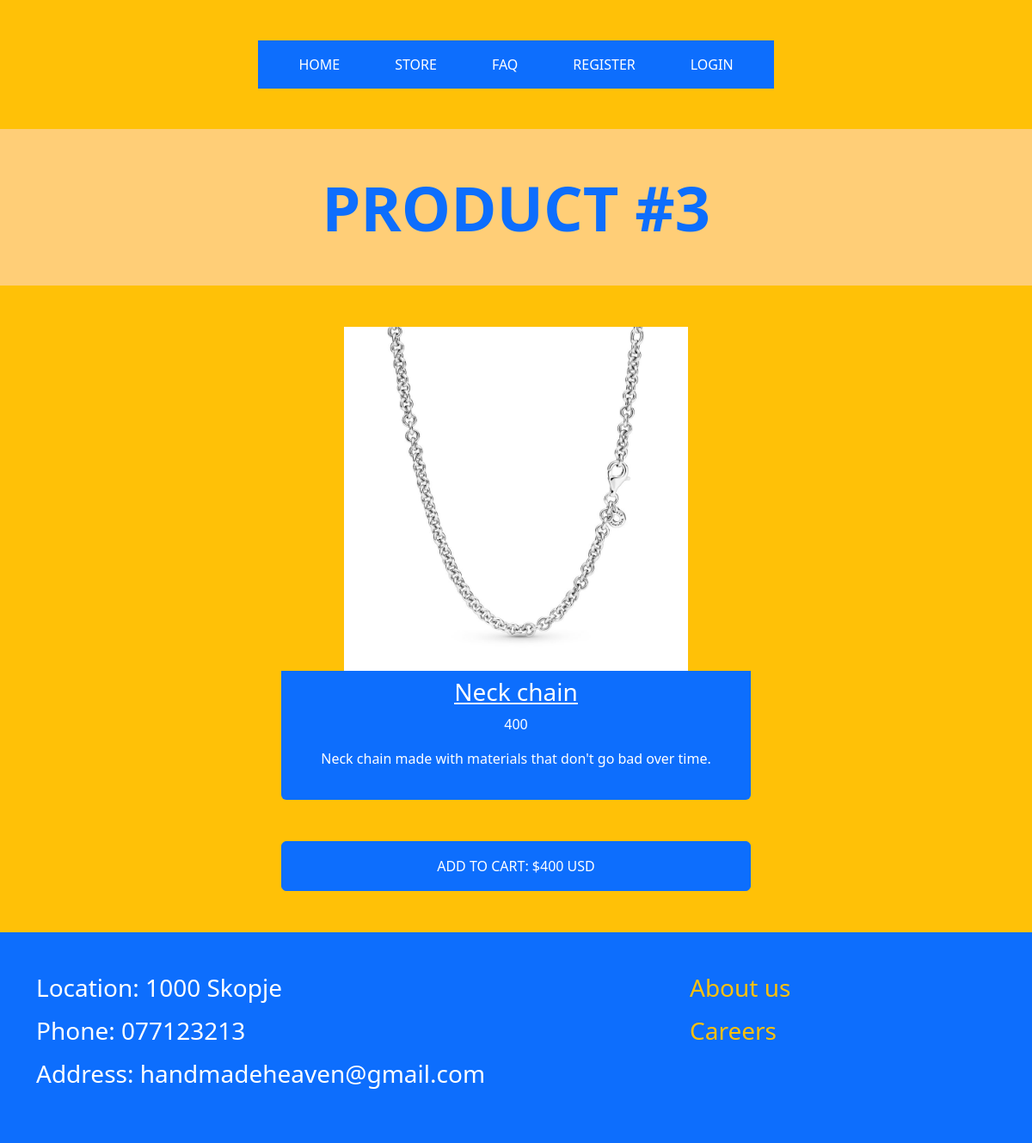
Page /jewerly/3/ on the committed database.
### jewerly/models.py (models this page shows, shortened)
class Jewerly(models.Model):
    type_choices = [('Love themed', 'Love themed'),
                         ('Religious', 'Religious'),
                         ('Nature', 'Nature'),
                         ('Other', 'Other')]
    name = models.CharField(max_length=50)
    price = models.IntegerField()
    image = models.ImageField(upload_to='images/')
    description = models.TextField()
    exclusive = models.BooleanField()
    type = models.CharField(max_length=255, choices=type_choices)

### jewerly/views.py (the view, shortened to what this page needs)
# urls.py: path('jewerly/<int:pk>/', jewerly_details, name="jewerly_details"),
def jewerly_details(request, pk):
    jewerly = get_object_or_404(Jewerly, pk=pk)
    return render(request, 'jewerly_details.html', context={
        'jewerly': jewerly
    })

### templates/jewerly_details.html (shortened to what this page needs)
{% extends 'base.html' %}
{% block content %}
    <div style="background-color: #ffce77">
        <div class="container">
            <h1 class="display-2 mb-0 pb-5 pt-5 text-center text-primary fw-bold text-uppercase">Product #{{ jewerly.id }}</h1>
        </div>
    </div>
    <div class="bg-warning pt-5">
        <div class="container">
            <div class="row justify-content-center">
                <div class="col-md-6 d-flex align-items-center mb-5">
                    <div class="card border-0 bg-primary text-white text-center w-100" style="height: 550px">
                        <div class="d-flex justify-content-center bg-warning mb-2">
                            <img src="{{ MEDIA_URL }}{{ jewerly.image.url }}" alt="" class="img-fluid"
                                 style="height: 400px; width: 400px">
                        </div>
                        <h3><a href="{% url 'jewerly_details' jewerly.id %}" class="text-white">{{ jewerly.name }}</a>
                        </h3>
                        <p>{{ jewerly.price }}</p>
                        <p>{{ jewerly.description }}</p>
                    </div>
                </div>
            </div>
            <div class="row justify-content-center">
                <div class="col-md-6 d-flex align-items-center mb-5">
                        <form class="w-100" method="post">
                            <button type="submit" class="btn btn-primary text-white text-uppercase w-100 text-center pt-3 pb-3">Add to cart: ${{ jewerly.price }} USD</button>
                        </form>
                </div>
            </div>
        </div>
    </div>
{% endblock %}

### rows in the picture
Jewerly: id "3", image (picture), name "Neck chain", price "400", description "Neck chain made with materials that don't go bad over time."
